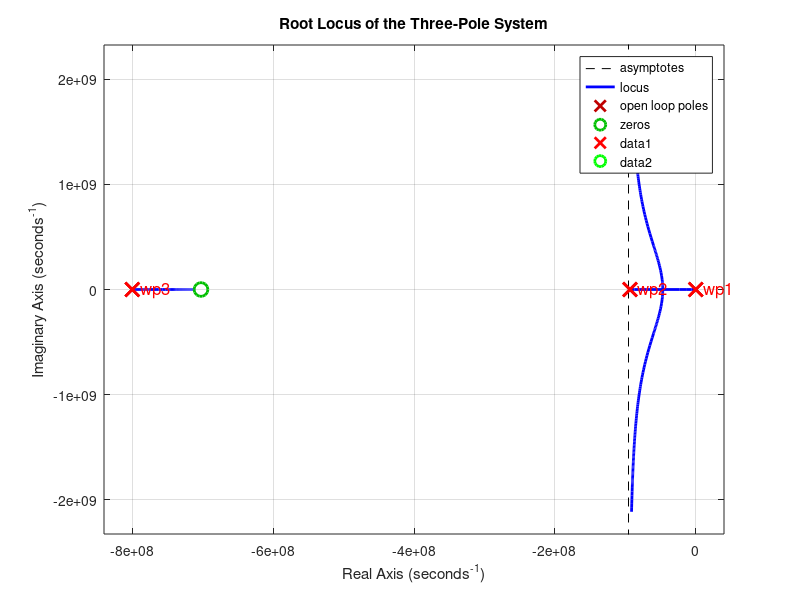

Here is the MATLAB script that generated this plot:
clc; clear; close all;

gm2 = 1.87e-3;  
gm8 = 8e-3;     
R1 = 65e3;     
R2 = 20e3;      
Cc = 5e-12;     
CL = 20e-12;   
R = 2/gm8; % move to LHP zero

% === calculate poles and zero ===
wp1 = -1 / (gm2 * R1 * R2 * Cc); % Wp1
wp2 = -gm2 / CL;                 % Wp2
wp3 = -1 / (R * Cc);             % Wp3
wz  = 1 / (Cc * ((1/gm2)-R));    % RHZ WZ

% === H(S) ===
s = tf('s');
H_corrected = (s + wz) / ((s - wp1) * (s - wp2) * (s - wp3)); % H(s)

% === Root Locus ===
figure;
rlocus(H_corrected); hold on;
title('Root Locus of the Three-Pole System');
xlabel('Real Axis (seconds^{-1})');
ylabel('Imaginary Axis (seconds^{-1})');
grid on;

% === mark poles and zero ===
plot(real([wp1, wp2, wp3]), imag([wp1, wp2, wp3]), 'rx', 'MarkerSize', 10, 'LineWidth', 2); 
plot(real(wz), imag(wz), 'go', 'MarkerSize', 10, 'LineWidth', 2); 

% === marker ===
text(real(wp1), imag(wp1), '  wp1', 'FontSize', 12, 'Color', 'r');
text(real(wp2), imag(wp2), '  wp2', 'FontSize', 12, 'Color', 'r');
text(real(wp3), imag(wp3), '  wp3', 'FontSize', 12, 'Color', 'r');
text(real(wz), imag(wz), '  wz', 'FontSize', 12, 'Color', 'g');

hold off;


